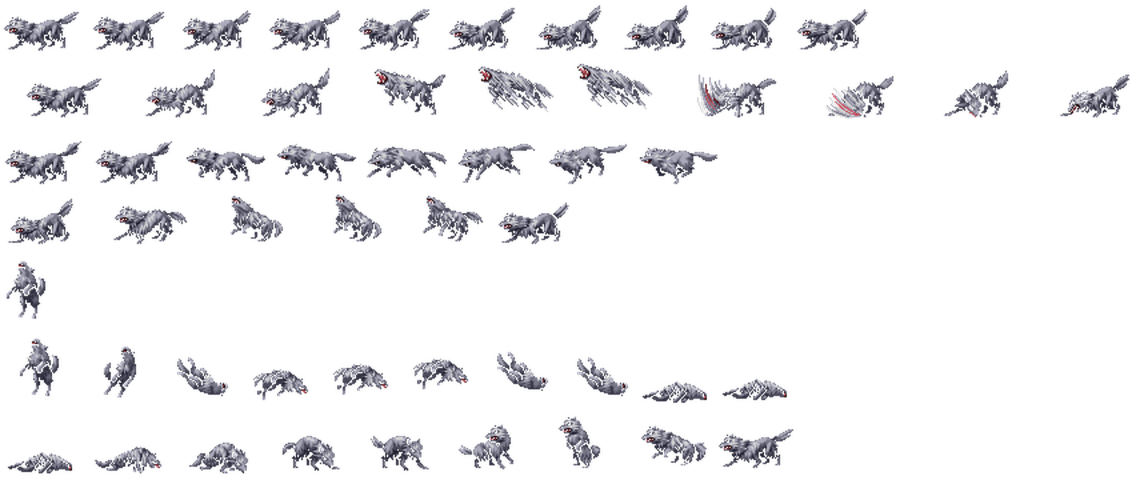
#> input picture resources/imagens/wolf_dummy.png, 3440 x 1460 px, found by its file name (shown at 1/3 size)
$ python extract_wolf_rows.py
#> lines starting #> are read from the running program, lines starting #| are printed output that depends on the picture
from PIL import Image

img = Image.open("resources/imagens/wolf_dummy.png")
#> img is the input picture: PIL image 3440x1460 RGBA; mean R, G, B, A 16.3, 16.2, 18.5, 25.8
rows = [
  (5, 37), (49, 88), (107, 137), (147, 182), (201, 237), (259, 301), (314, 354)
]
for i, (rs, re) in enumerate(rows):
    cropped = img.crop((0, rs, img.width, re))
    cropped.save(f"scratch/wolf_row_{i}.png")
#> this loop made 7 passes
#> pass 1, `cropped = img.crop((0, rs, img.width, re))`:
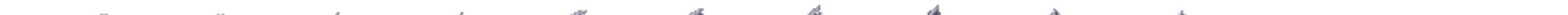
#> cropped: PIL image 3440x32 RGBA (shown at 1/3 size); mean R, G, B, A 4, 4, 4.6, 3.2; transparent parts drawn white
#> pass 2, `cropped = img.crop((0, rs, img.width, re))`:
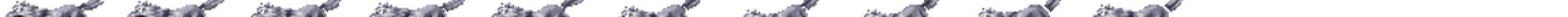
#> cropped: PIL image 3440x39 RGBA (shown at 1/3 size); mean R, G, B, A 47.4, 47.4, 53.1, 70.7; transparent parts drawn white
#> pass 3, `cropped = img.crop((0, rs, img.width, re))`:
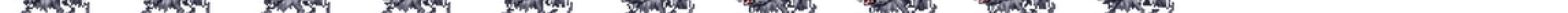
#> cropped: PIL image 3440x30 RGBA (shown at 1/3 size); mean R, G, B, A 31.5, 31.3, 38, 74.1; transparent parts drawn white
#> after the loop:
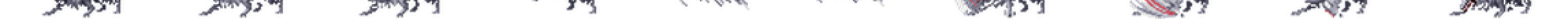
#> cropped: PIL image 3440x40 RGBA (shown at 1/3 size); mean R, G, B, A 30.1, 29.3, 33.5, 39.2; transparent parts drawn white
